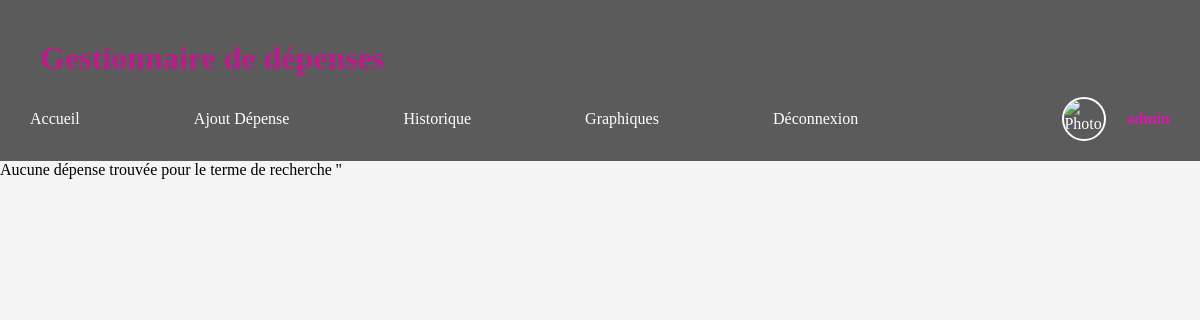
Before: /recherche.php (signed in) with the older database file.
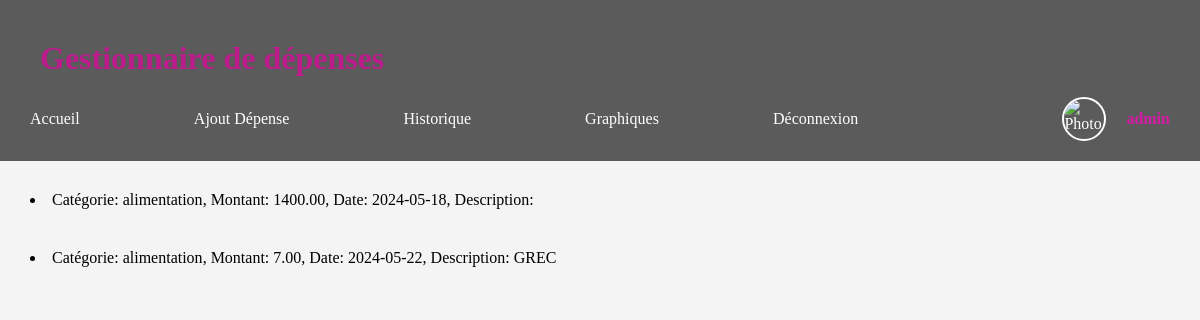
After: the same page with the newer database file.
### tables this page shows
CREATE TABLE IF NOT EXISTS `depenses` (
  `id` int NOT NULL AUTO_INCREMENT,
  `user_id` int NOT NULL,
  `categorie` varchar(255) NOT NULL,
  `montant` decimal(10,2) NOT NULL,
  `date` date NOT NULL,
  `description` text,
  PRIMARY KEY (`id`),
  KEY `user_id` (`user_id`)
);

### recherche.php (the view, shortened to what this page needs)
<!DOCTYPE html>
<html lang="fr">
<head>
    <link rel="stylesheet" href="style.css">
</head>
<body>
<header>
    <div class="container">
        <h1>Gestionnaire de dépenses</h1>
        <nav>
            <ul>
                <li><a href="Accueil.php">Accueil</a></li>
                <?php
                if (isset($_SESSION['user_id'])) {
                    echo '<li><a href="Ajout.php">Ajout Dépense</a></li><li><a href="Historique.php">Historique</a></li>
                    <li><a href="Graphiques.php">Graphiques</a></li>';
                    echo '<li><a href="logout.php">Déconnexion</a></li>';
                    echo '<li class="user-profile">';
                    echo '<img src="' . $_SESSION['photo'] . '" alt="Photo de profil">';
                    echo '<span class="username">' . $_SESSION['username'] . '</span>';
                    echo '</li>';
                }
                else{
                    echo '<li><a href="connexion.html">Connexion</a></li><li><a href="compte.html">Inscription</a></li>';
                }
                ?>
            </ul>
        </nav>
    </div>
</header>
<?php
include 'connect.php';
if ($_SERVER["REQUEST_METHOD"] == "POST") {
    $searchTerm = mysqli_real_escape_string($conn, $_POST['search']);
    $userId = $_SESSION['user_id'];
    $query = "SELECT * FROM depenses WHERE user_id = '$userId' AND (categorie LIKE '%$searchTerm%' OR montant LIKE '%$searchTerm%' OR date LIKE '%$searchTerm%' OR description LIKE '%$searchTerm%')";
} else {
    $userId = $_SESSION['user_id'];
    $query = "SELECT * FROM depenses WHERE user_id = '$userId'";
}
$result = mysqli_query($conn, $query);
if (mysqli_num_rows($result) > 0) {
    while ($row = mysqli_fetch_assoc($result)) {
        echo "<li class='recherche'>Catégorie: " . $row["categorie"] . ", Montant: " . $row["montant"] . ", Date: " . $row["date"] . ", Description: " . $row["description"] . "</li>";
    }
} else {
    echo "Aucune dépense trouvée pour le terme de recherche '$searchTerm'";
}
?>

Changed rows visible on the page:
added depenses: categorie "alimentation", montant "1400.00", date "2024-05-18"
added depenses: categorie "alimentation", montant "7.00", date "2024-05-22", description "GREC"
Other visible differences:
text no longer shown: "Aucune dépense trouvée pour le terme de recherche ' '"
